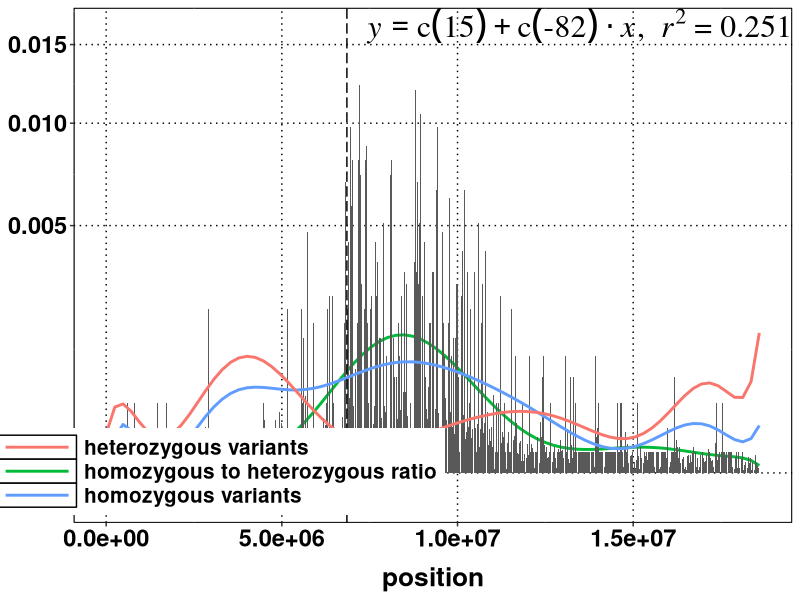
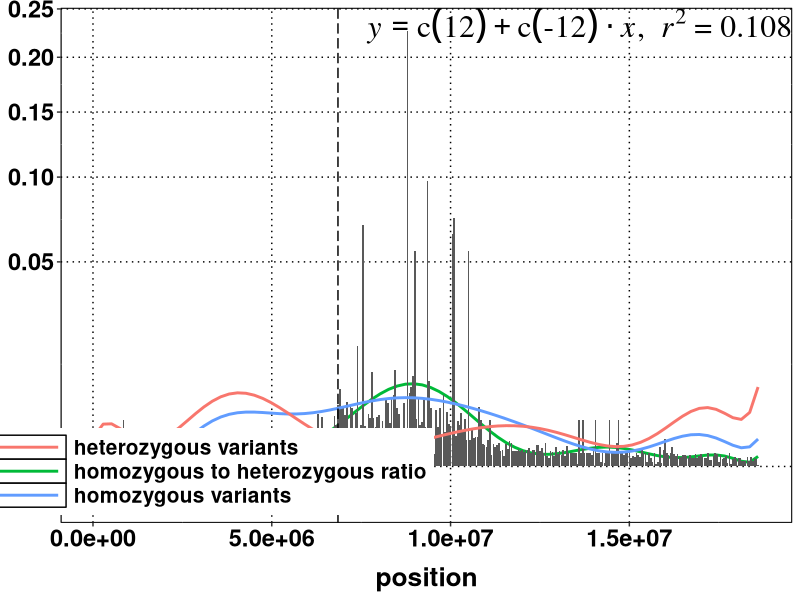
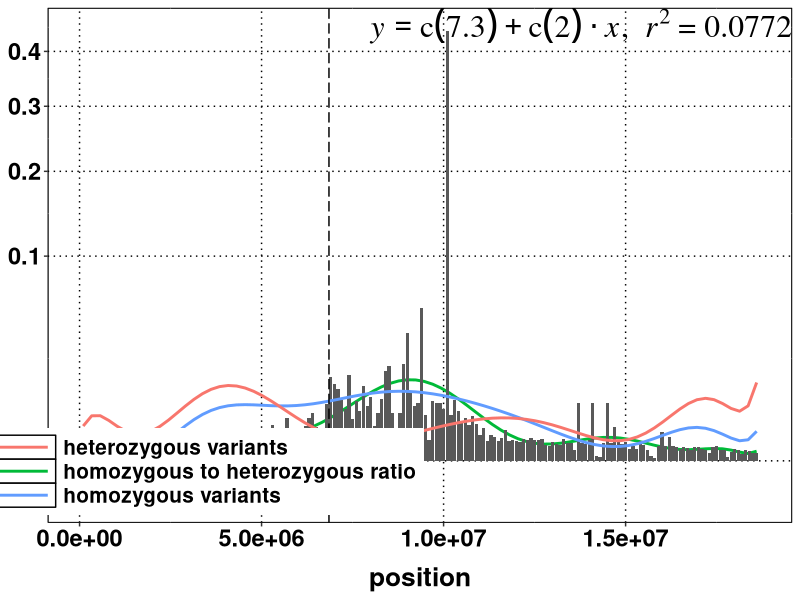
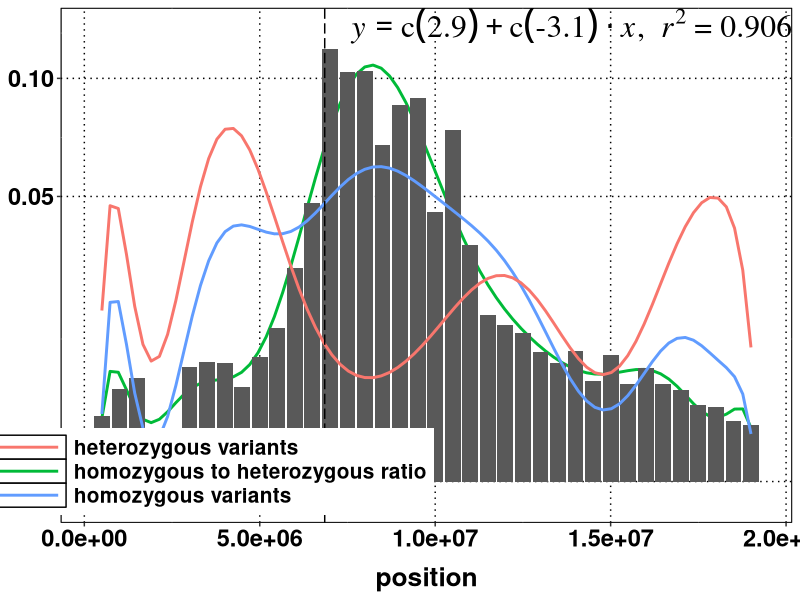
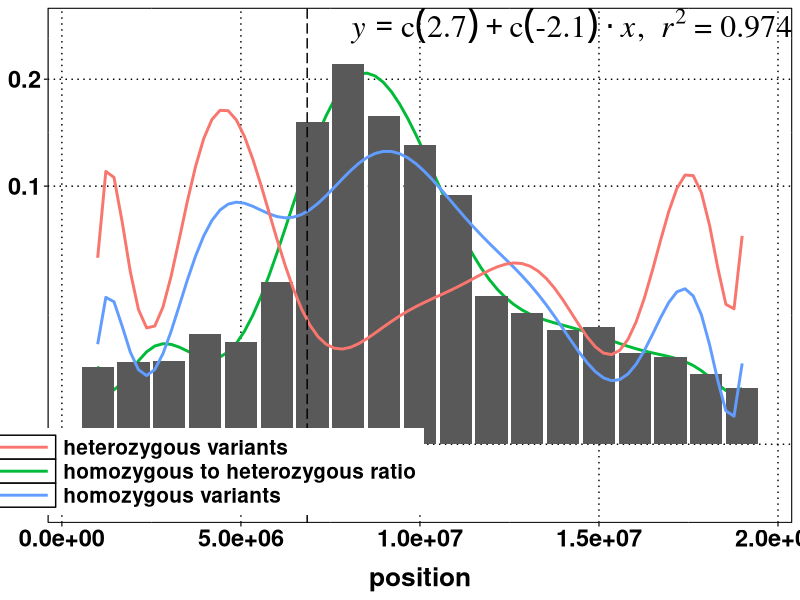
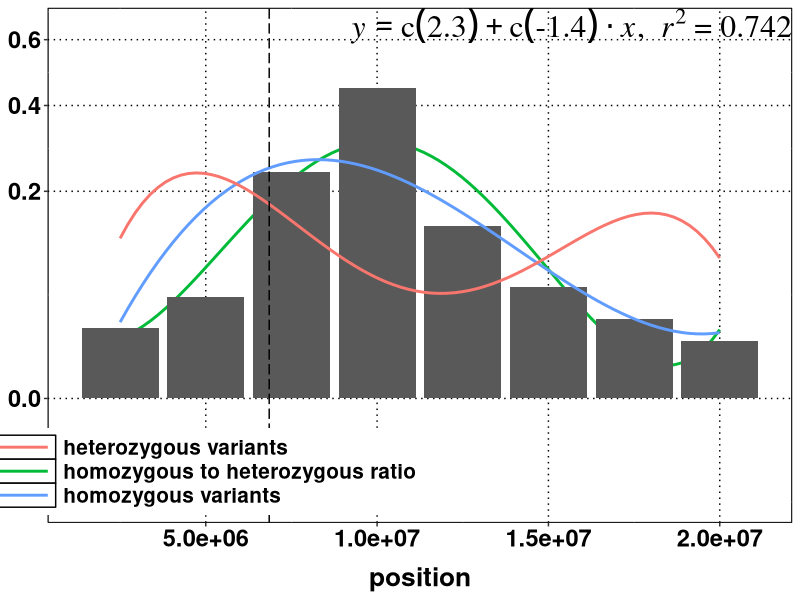
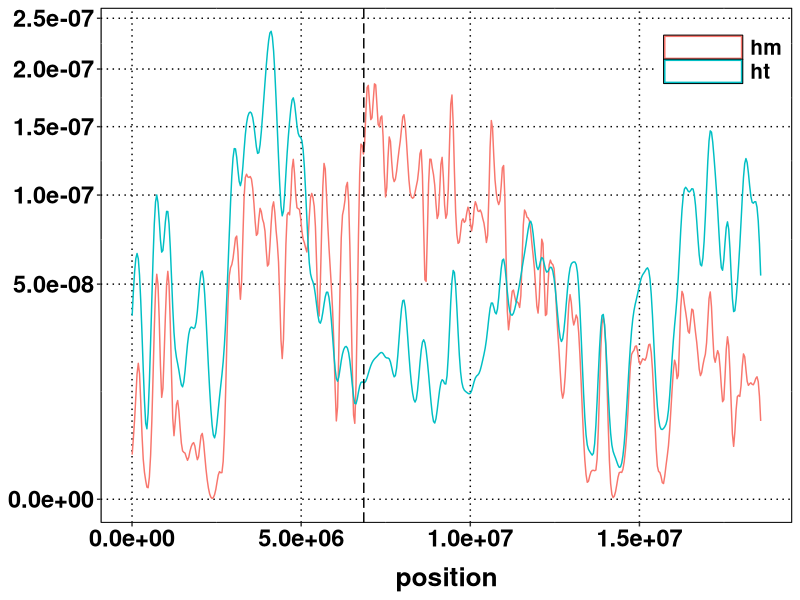

Here is the R script that generated these plots, in order:
## ---- chunk 1
# load the required libraries and functions
library(knitr)
library(markdown)
#opts_chunk$set(dev = 'pdf')
library(grid)
library(gridExtra)
library(ggplot2)

## cusotom ggplot theme edits
mytheme <- theme(panel.background = element_rect(fill='white', colour='black'),
        text = element_text(size = 20, face='bold', colour='black'),
        axis.title.x = element_text(size = 19, face='bold', color='black', vjust = -1),
        axis.text = element_text(size = 17, face='bold', color='black'),
        panel.grid.major = element_line(linetype = 'dotted', colour='black'),
        panel.border = element_rect(fill=NA, linetype = "solid", colour='black'),
        plot.margin=unit(c(2,2,5,2),'mm'), legend.position=c(0.2,0.1), legend.title = element_blank(),
        legend.text = element_text(colour = 'black', size = 15, face = 'bold'), legend.box = "horizontal",
        legend.key.width=unit(2, "cm"), legend.key = element_rect(fill='white'))

### lm equation display on plot. function modified from following link
## http://stackoverflow.com/questions/11949331/adding-a-3rd-order-polynomial-and-its-equation-to-a-ggplot-in-r
lm_eqn = function(x, y, n){
  m=lm(y ~ poly(x, n)) #n degree polynomial
  eq <- substitute(italic(y) == a + b %.% italic(x)*","~~italic(r)^2~"="~r2,
                   list(a = format(coef(m)[1], digits = 2),
                        b = format(coef(m)[2], digits = 2),
                        r2 = format(summary(m)$r.squared, digits = 3)))
  as.character(as.expression(eq))
}


## ---- chunk 2
tenkb <- read.delim(file="per-10000bp-filtered_sup2_colT_wsT.vcf.txt", header = TRUE)
tenkb$numhm <- tenkb$numhm + 0.1
tenkb$numht <- tenkb$numht + 0.1
tenkb$ratio <- tenkb$numhm/tenkb$numht
ggplot(data=tenkb, aes(x=position)) + stat_smooth(aes(y=ratio/sum(ratio), colour="homozygous to heterozygous ratio"),
                                                  method="lm", se=TRUE, fill=NA, formula=y ~ poly(x, 12, raw=TRUE) ) +
  geom_bar(aes(y=ratio/sum(ratio)), stat="identity") +
  stat_smooth(aes(y=numhm/sum(numhm), colour="homozygous variants"), method="lm", se=FALSE, formula=y ~ poly(x, 12, raw=TRUE) ) +
  stat_smooth(aes(y=numht/sum(numht), colour="heterozygous variants"), method="lm", se=FALSE, formula=y ~ poly(x, 12, raw=TRUE) ) +
  scale_y_sqrt() + labs(y=NULL, main="genome in 10 KB fragment chunks") + mytheme +
  geom_vline(xintercept = as.numeric(6851277), size=0.5, linetype = "longdash") +
  annotate("text", x=Inf, y=Inf, label=lm_eqn(tenkb$position, tenkb$ratio, 12), hjust=1, vjust=1, size=8, family="Times", face="italic", parse=TRUE)


## ---- chunk 3
tenkb <- read.delim(file="per-50000bp-filtered_sup2_colT_wsT.vcf.txt", header = TRUE)
tenkb$numhm <- tenkb$numhm + 0.1
tenkb$numht <- tenkb$numht + 0.1
tenkb$ratio <- tenkb$numhm/tenkb$numht
ggplot(data=tenkb, aes(x=position)) + stat_smooth(aes(y=ratio/sum(ratio), colour="homozygous to heterozygous ratio"),
                                                  method="lm", se=TRUE, fill=NA, formula=y ~ poly(x, 12, raw=TRUE) ) +
  geom_bar(aes(y=ratio/sum(ratio)), stat="identity") +
  stat_smooth(aes(y=numhm/sum(numhm), colour="homozygous variants"), method="lm", se=FALSE, formula=y ~ poly(x, 12, raw=TRUE) ) +
  stat_smooth(aes(y=numht/sum(numht), colour="heterozygous variants"), method="lm", se=FALSE, formula=y ~ poly(x, 12, raw=TRUE) ) +
  scale_y_sqrt() + labs(y=NULL, main="genome in 10 KB fragment chunks") + mytheme +
  geom_vline(xintercept = as.numeric(6851277), size=0.5, linetype = "longdash") +
  annotate("text", x=Inf, y=Inf, label=lm_eqn(tenkb$position, tenkb$ratio, 12), hjust=1, vjust=1, size=8, family="Times", face="italic", parse=TRUE)

## ---- chunk 4
tenkb <- read.delim(file="per-100000bp-filtered_sup2_colT_wsT.vcf.txt", header = TRUE)
tenkb$numhm <- tenkb$numhm + 0.1
tenkb$numht <- tenkb$numht + 0.1
tenkb$ratio <- tenkb$numhm/tenkb$numht
ggplot(data=tenkb, aes(x=position)) + stat_smooth(aes(y=ratio/sum(ratio), colour="homozygous to heterozygous ratio"),
                                                  method="lm", se=TRUE, fill=NA, formula=y ~ poly(x, 12, raw=TRUE) ) +
  geom_bar(aes(y=ratio/sum(ratio)), stat="identity") +
  stat_smooth(aes(y=numhm/sum(numhm), colour="homozygous variants"), method="lm", se=FALSE, formula=y ~ poly(x, 12, raw=TRUE) ) +
  stat_smooth(aes(y=numht/sum(numht), colour="heterozygous variants"), method="lm", se=FALSE, formula=y ~ poly(x, 12, raw=TRUE) ) +
  scale_y_sqrt() + labs(y=NULL, main="genome in 10 KB fragment chunks") + mytheme +
  geom_vline(xintercept = as.numeric(6851277), size=0.5, linetype = "longdash") +
  annotate("text", x=Inf, y=Inf, label=lm_eqn(tenkb$position, tenkb$ratio, 12), hjust=1, vjust=1, size=8, family="Times", face="italic", parse=TRUE)

## ---- chunk 5
tenkb <- read.delim(file="per-500000bp-filtered_sup2_colT_wsT.vcf.txt", header = TRUE)
tenkb$numhm <- tenkb$numhm + 0.1
tenkb$numht <- tenkb$numht + 0.1
tenkb$ratio <- tenkb$numhm/tenkb$numht
ggplot(data=tenkb, aes(x=position)) + stat_smooth(aes(y=ratio/sum(ratio), colour="homozygous to heterozygous ratio"),
                                                  method="lm", se=TRUE, fill=NA, formula=y ~ poly(x, 12, raw=TRUE) ) +
  geom_bar(aes(y=ratio/sum(ratio)), stat="identity") +
  stat_smooth(aes(y=numhm/sum(numhm), colour="homozygous variants"), method="lm", se=FALSE, formula=y ~ poly(x, 12, raw=TRUE) ) +
  stat_smooth(aes(y=numht/sum(numht), colour="heterozygous variants"), method="lm", se=FALSE, formula=y ~ poly(x, 12, raw=TRUE) ) +
  scale_y_sqrt() + labs(y=NULL, main="genome in 10 KB fragment chunks") + mytheme +
  geom_vline(xintercept = as.numeric(6851277), size=0.5, linetype = "longdash") +
  annotate("text", x=Inf, y=Inf, label=lm_eqn(tenkb$position, tenkb$ratio, 12), hjust=1, vjust=1, size=8, family="Times", face="italic", parse=TRUE)

## ---- chunk 6
tenkb <- read.delim(file="per-1000000bp-filtered_sup2_colT_wsT.vcf.txt", header = TRUE)
tenkb$numhm <- tenkb$numhm + 0.1
tenkb$numht <- tenkb$numht + 0.1
tenkb$ratio <- tenkb$numhm/tenkb$numht
ggplot(data=tenkb, aes(x=position)) + stat_smooth(aes(y=ratio/sum(ratio), colour="homozygous to heterozygous ratio"),
                                                  method="lm", se=TRUE, fill=NA, formula=y ~ poly(x, 12, raw=TRUE) ) +
  geom_bar(aes(y=ratio/sum(ratio)), stat="identity") +
  stat_smooth(aes(y=numhm/sum(numhm), colour="homozygous variants"), method="lm", se=FALSE, formula=y ~ poly(x, 12, raw=TRUE) ) +
  stat_smooth(aes(y=numht/sum(numht), colour="heterozygous variants"), method="lm", se=FALSE, formula=y ~ poly(x, 12, raw=TRUE) ) +
  scale_y_sqrt() + labs(y=NULL, main="genome in 10 KB fragment chunks") + mytheme +
  geom_vline(xintercept = as.numeric(6851277), size=0.5, linetype = "longdash") +
  annotate("text", x=Inf, y=Inf, label=lm_eqn(tenkb$position, tenkb$ratio, 12), hjust=1, vjust=1, size=8, family="Times", face="italic", parse=TRUE)

## ---- chunk 7
tenkb <- read.delim(file="per-2500000bp-filtered_sup2_colT_wsT.vcf.txt", header = TRUE)
tenkb$numhm <- tenkb$numhm + 0.1
tenkb$numht <- tenkb$numht + 0.1
tenkb$ratio <- tenkb$numhm/tenkb$numht
ggplot(data=tenkb, aes(x=position)) + stat_smooth(aes(y=ratio/sum(ratio), colour="homozygous to heterozygous ratio"),
                                                  method="lm", se=TRUE, fill=NA, formula=y ~ poly(x, 4, raw=TRUE) ) +
  geom_bar(aes(y=ratio/sum(ratio)), stat="identity") +
  stat_smooth(aes(y=numhm/sum(numhm), colour="homozygous variants"), method="lm", se=FALSE, formula=y ~ poly(x, 4, raw=TRUE) ) +
  stat_smooth(aes(y=numht/sum(numht), colour="heterozygous variants"), method="lm", se=FALSE, formula=y ~ poly(x, 4, raw=TRUE) ) +
  scale_y_sqrt() + labs(y=NULL, main="genome in 10 KB fragment chunks") + mytheme +
  geom_vline(xintercept = as.numeric(6851277), size=0.5, linetype = "longdash") +
  annotate("text", x=Inf, y=Inf, label=lm_eqn(tenkb$position, tenkb$ratio, 4), hjust=1, vjust=1, size=8, family="Times", face="italic", parse=TRUE)

## ---- chunk 8
infile <- read.delim(file="varposn-chromosome-filtered_sup2_colT_wsT.vcf.txt", header = TRUE)
ggplot(data=infile, aes(x=position, colour=type)) + geom_density(adjust=1/10) +
  geom_vline(xintercept = as.numeric(6851277), size=0.5, linetype = "longdash") +
  scale_y_sqrt() + labs(y=NULL, main="genome wide snp density") + mytheme + theme(legend.position=c(0.9,0.9))

